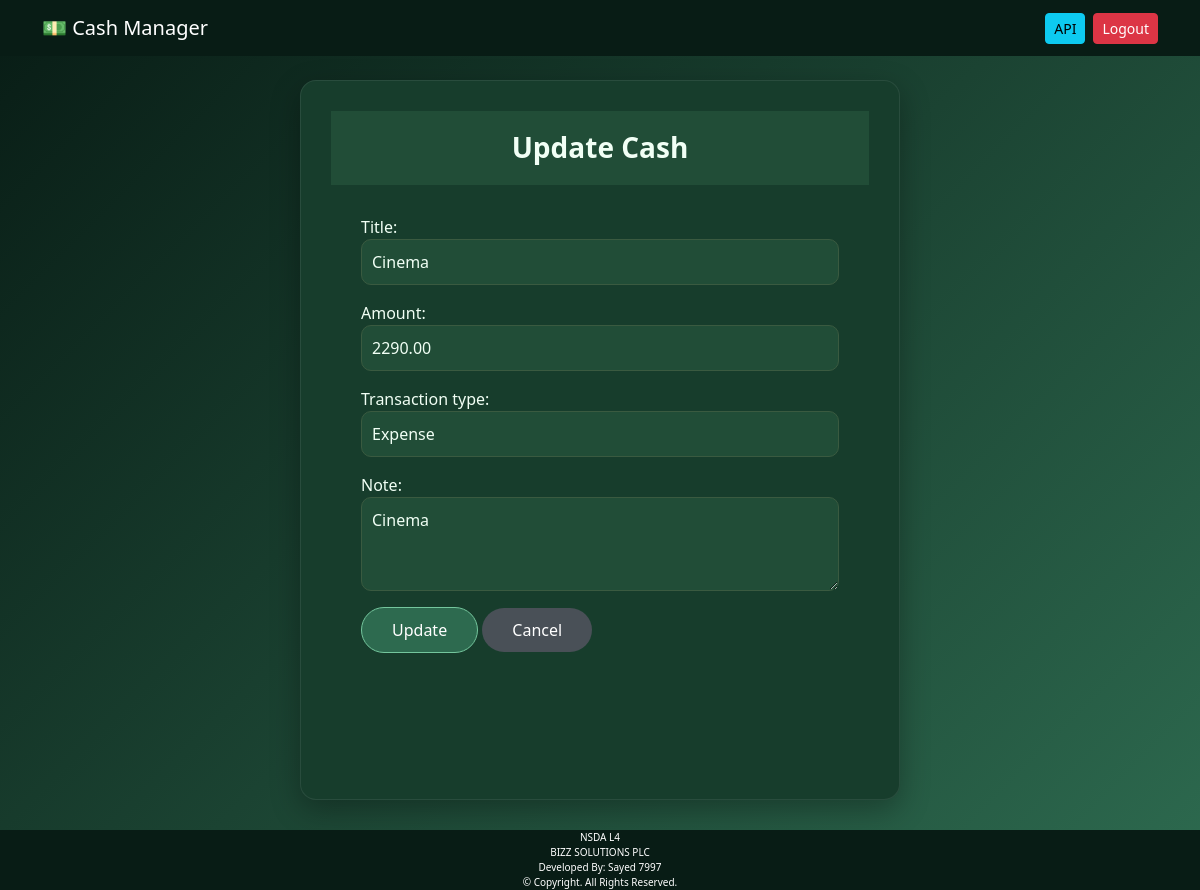
Screenshot of /cash/3/edit/ (signed in) with the database file from the repository.
### cash/models.py (models this page shows, shortened)
class Cash(models.Model):
    TRANSACTION_TYPES = (
        ("Income", "Income"),
        ("Expense", "Expense"),
    )
    user = models.ForeignKey(
        User,
        on_delete=models.CASCADE,
        related_name="cash_transactions"
    )
    title = models.CharField(max_length=100)
    amount = models.DecimalField(
        max_digits=10,
        decimal_places=2
    )
    transaction_type = models.CharField(
        max_length=10,
        choices=TRANSACTION_TYPES
    )
    date = models.DateField(auto_now_add=True)
    note = models.TextField(
        blank=True,
        null=True
    )
    created_at = models.DateTimeField(auto_now_add=True)
    updated_at = models.DateTimeField(auto_now=True)
    class Meta:
        ordering = ["-date", "-created_at"]

### cash/views.py (the view)
# urls.py: path("cash/<int:pk>/edit/", CashUpdateView.as_view(), name="cash_edit"),
class CashUpdateView(LoginRequiredMixin, UpdateView):
    login_url = "login"
    model = Cash
    form_class = CashForm
    template_name = "cash_form.html"
    success_url = reverse_lazy("cash_list")
    def get_queryset(self):
        return Cash.objects.filter(user=self.request.user)

### cash/forms.py
class CashForm(forms.ModelForm):
    class Meta:
        model = Cash
        fields = [
            "title",
            "amount",
            "transaction_type",
            "note",
        ]
        widgets = {
            "title": forms.TextInput(attrs={
                "class": "form-control"
            }),
            "amount": forms.NumberInput(attrs={
                "class": "form-control"
            }),
            "transaction_type": forms.Select(attrs={
                "class": "form-select"
            }),
            "note": forms.Textarea(attrs={
                "class": "form-control",
                "rows": 3
            }),
        }

### cash/templates/cash_form.html (shortened to what this page needs)
{% extends 'base.html' %}
{% block content %}
<div class="form-card">
<div class="form-header">
<h3>
{% if object %}
    Update Cash
{% else %}
    Insert Cash
{% endif %}
</h3>
</div>
<div class="form-body">
<form method="POST">
{{ form.as_p }}
<button class="btn save-btn">
{% if object %}
    Update
{% else %}
    Save
{% endif %}
</button>
<a href="{% url 'cash_list' %}" class="btn cancel-btn">
Cancel
</a>
</form>
</div>
</div>
{% endblock %}

### cash/static/css/style.css (style rules this page uses)
:root { --bg1:#081c15; --bg2:#1b4332; --bg3:#2d6a4f; --card:#173d2c; --card2:#214d37; --border:#3a5a40; --text:#f1fff5; --muted:#c9e4cf; --accent:#74c69d; --success:#40916c; --danger:#c1121f; --orange:#f60; }
body { background:linear-gradient(135deg,var(--bg1),var(--bg2),var(--bg3)); background-attachment:fixed; color:var(--text); min-height:100vh; display:flex; flex-direction:column; }
.mbox, .army-btn, .save-btn { background:var(--bg3); color:#fff; border:1px solid var(--accent); border-radius:25px; padding:10px 30px; }
.form-card { margin:0 auto; min-height: 90vh;margin-bottom:30px; padding:30px; width:100%; max-width:600px; background:var(--card); color:var(--text); border-radius:16px; overflow:hidden; border:1px solid rgba(255,255,255,.08); box-shadow:0 10px 30px rgba(0,0,0,.3); }
.form-header { background:var(--card2); color:var(--text); padding:20px; text-align:center; }
.form-header h3 { margin:0; font-weight:700; }
.form-body { padding:30px; color:var(--text); }
.form-body input, .form-body select, .form-body textarea { width:100%; padding:10px; background:var(--card2); color:var(--text); border:1px solid var(--border); border-radius:10px; }
.cancel-btn { background:#495057; color:#fff; border:none; border-radius:25px; padding:10px 30px; }

### rows the page displays
Cash: title "Cinema", amount "2290.00", transaction_type "Expense", note "Cinema"
